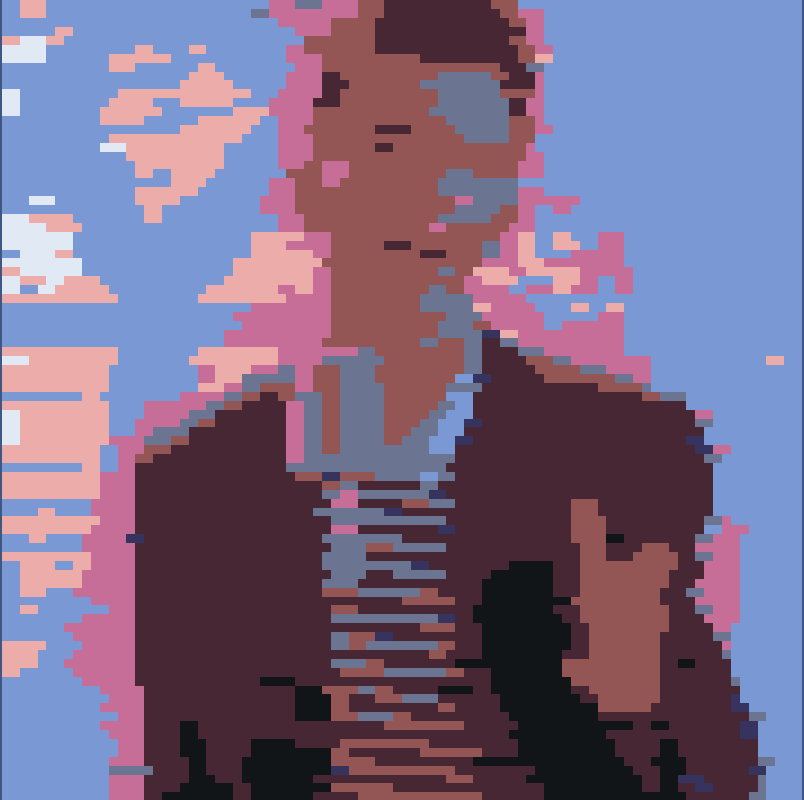
#> input picture rick.png, 804 x 800 px
$ python PNG2RepliPaint.py
#> lines starting #> are read from the running program, lines starting #| are printed output that depends on the picture
# PNG2RepliPaint

#########################
FILENAME = "rick.png"
IMAGE_SIZE = 18
#########################

import os
from PIL import Image
import math

COLOR_PALETTE = [
	(0xDF, 0xE9, 0xF5), (0x69, 0x75, 0x94), (0x10, 0x15, 0x17), (0xF7, 0xAA, 0xA8),
	(0xD4, 0x68, 0x9A), (0x78, 0x2C, 0x96), (0xE8, 0x35, 0x62), (0xF2, 0x82, 0x5B),
	(0xFF, 0xC7, 0x6E), (0x88, 0xC4, 0x4D), (0x3F, 0x9E, 0x59), (0x36, 0x34, 0x61),
	(0x48, 0x54, 0xA7), (0x71, 0x99, 0xD9), (0x9E, 0x52, 0x52), (0x4D, 0x25, 0x35)
]

def closest_color(rgb):
	r, g, b = rgb
	min_distance = float('inf')
	closest_index = -1
	for i, (pr, pg, pb) in enumerate(COLOR_PALETTE):
		distance = math.sqrt((r - pr) ** 2 + (g - pg) ** 2 + (b - pb) ** 2)
		if distance < min_distance:
			min_distance = distance
			closest_index = i
	return closest_index + 1

def process_image(file_path, grid_size=16):
#> called with file_path = 'rick.png', grid_size = 18
	image = Image.open(file_path).convert('RGB')
	image = image.resize((grid_size, grid_size), Image.LANCZOS)
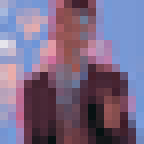
#> image: PIL image 18x18 RGB (shown 8 times larger); mean R, G, B 121.9, 105.4, 134.5
	color_grid = []

	for y in range(grid_size):
		row = []
		for x in range(grid_size):
			rgb = image.getpixel((x, y))
			color_id = closest_color(rgb)
			row.append(color_id)
		color_grid.append(row)
#> after the loop, color_grid = 18 items

	return color_grid

def find_rects(color_grid):
	grid_size = len(color_grid)
	visited = [[False] * grid_size for _ in range(grid_size)]
	rects = []

	for y in range(grid_size):
		for x in range(grid_size):
			if not visited[y][x]:
				color_id = color_grid[y][x]
				rect_width, rect_height = 1, 1

				while x + rect_width < grid_size and all(color_grid[y][x + w] == color_id for w in range(rect_width)):
					rect_width += 1

				while y + rect_height < grid_size and all(color_grid[y + h][x:x + rect_width] == [color_id] * rect_width for h in range(rect_height)):
					rect_height += 1

				for yy in range(y, y + rect_height):
					for xx in range(x, x + rect_width):
						visited[yy][xx] = True

				rects.append((x, y, rect_width, rect_height, color_id))

	return rects

def save_color_grid(color_grid, output_filename):
	rects = find_rects(color_grid)
	with open(output_filename, "w+") as f:
		f.write("return (")
		first = True
		for rect in rects:
			x, y, width, height, color_id = rect
			f.write(f'{"" if first else " or "}(x>={x} and y>={y} and x<{x+width} and y<{y+height} and {color_id})')
			first = False
		f.write(") or 0")

if __name__ == "__main__":
	input_filename = FILENAME
	output_filename, _ = os.path.splitext(input_filename)

	grid_size = IMAGE_SIZE
	color_grid = process_image(input_filename, grid_size)
#> color_grid = 18 items
	save_color_grid(color_grid, output_filename + ".pnt")
#> in find_rects, `grid_size = len(color_grid)`: grid_size = 18
#> in find_rects, `visited = [[False] * grid_size for _ in range(grid_size)]`: visited = 18 items
#> after the loop in find_rects, `for y in range(grid_size):`: rects = 88 items, first 6: (0, 0, 7, 1, 14), (7, 0, 2, 1, 5), (9, 0, 3, 1, 16), (12, 0, 6, 6, 14), (0, 1, 7, 1, 14), (7, 1, 4, 1, 15)
#> the loop in save_color_grid, `for rect in rects:` made 88 passes
#> (x, y, width, height, color_id) on passes 1 to 12: (0, 0, 7, 1, 14), (7, 0, 2, 1, 5), (9, 0, 3, 1, 16), (12, 0, 6, 6, 14), (0, 1, 7, 1, 14), (7, 1, 4, 1, 15), (11, 1, 2, 1, 16), (0, 2, 3, 1, 14), (3, 2, 2, 1, 14), (5, 2, 2, 1, 4), (7, 2, 4, 1, 15), (11, 2, 2, 1, 15)
